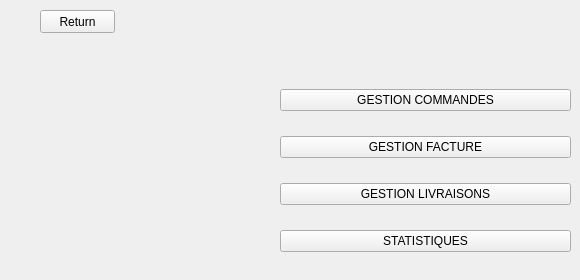
      <widget class="QWidget" name="page_55">
       <widget class="QWidget" name="layoutWidget_72">
        <property name="geometry">
         <rect>
          <x>280</x>
          <y>70</y>
          <width>291</width>
          <height>201</height>
         </rect>
        </property>
        <layout class="QVBoxLayout" name="verticalLayout_61">
         <item>
          <widget class="QPushButton" name="pushButton_277">
           <property name="text">
            <string>GESTION COMMANDES</string>
           </property>
          </widget>
         </item>
         <item>
          <widget class="QPushButton" name="pushButton_278">
           <property name="text">
            <string>GESTION FACTURE</string>
           </property>
          </widget>
         </item>
         <item>
          <widget class="QPushButton" name="pushButton_279">
           <property name="text">
            <string>GESTION LIVRAISONS</string>
           </property>
          </widget>
         </item>
         <item>
          <widget class="QPushButton" name="pushButton_280">
           <property name="text">
            <string>STATISTIQUES</string>
           </property>
          </widget>
         </item>
        </layout>
       </widget>
       <widget class="QPushButton" name="pushButton_281">
        <property name="geometry">
         <rect>
          <x>40</x>
          <y>10</y>
          <width>75</width>
          <height>23</height>
         </rect>
        </property>
        <property name="text">
         <string>Return</string>
        </property>
       </widget>
      </widget>
